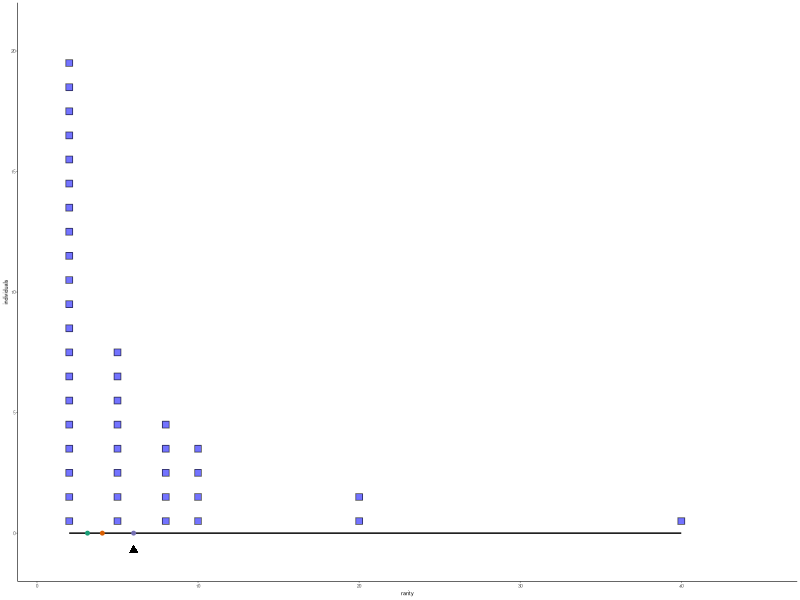

The R source for this figure: (Note: this script raises an error after producing the figure.)
library(tidyverse)
library(ggthemes)

## TODO
## OPTIONAL: color the species (so that stacking becomes clear)

#figure out how to shrink according to viewport rather than device size, and do it to all things rather than just some, would allow easier integration into multi-panel figures

## might want to do get text and axis widths to scale with device/viewport. currently base_size argument can control manually

## flexibly design multipaneled figures: https://cran.r-project.org/web/packages/ggplot2/vignettes/extending-ggplot2.html

## think about squeezing when rarities aren't equal but are close s.t. boxes overlap... maybe go back to lines (or make an option?) (Or a smart option that can calculate whether overlap occurs?)

## along similar lines, consider including an optional argument for plotting in local graphics device vs. the nice version to pdf, where some compromises in the former to enable flexibility, but don't make those sacrifices when printing to file. 

## select colors for reference points http://colorbrewer2.org/#type=qualitative&scheme=Dark2&n=3


library(scales) # trans_new() is in the scales library

epsPretty <- 0
offStart <- 0

#transformation and back-transformation functions
pfun=function(x, pow, offset=offStart){
	if (pow==0) return(log(x))
	r <- sign(pow)*(x+offset)^pow
	return(r)
}

ipfun=function(x, pow, offset=offStart){
	if (pow==0) return(exp(x))
	r <- sign(pow)*(x)^(1/pow)
	return(r)
}

# Diversity function 
dfun<-function(ab, l){
	rp <- ab/sum(ab)
	return(ipfun(sum(rp*pfun(1/rp, l)),l))
}

# round numbers, more aggressively the larger they are
prettify <- function(breaks){
    digits <- -floor(log10(abs(breaks))) + 1
    digits[breaks == 0] <- 0
    return((round(breaks, digits = digits))[round(breaks, digits = digits)!=(-Inf)]) #klugey fix to -Inf
}

#function for scales
power_trans = function(pow) trans_new(name="power"
   , transform = function(x) pfun(x, pow)
	, inverse = function(x) ipfun(x, pow)
	, breaks = function(x) prettify(
		trans_breaks(
			function(x) pfun(x, pow), function(x) ipfun(x, pow), n = 6
		)(c(epsPretty,x)*1.1)
	)
   , domain = c(1, 10000)
)

# replicate to make stacks with geom_point
fancy_rep<-function(df){
    return(data.frame(df[rep(1:nrow(df), df$abundance),])
           %>% group_by(abundance) %>% mutate(gr=1:length(abundance))
    )
}

base_plot <- function(abundance, pointScale
                      , fill_col="lightgrey" #can set to match communities
                      , y_extent=max(max(abundance),15) #how tall to draw y
                      , x_max=sum(abundance)/min(abundance) #plots a point to extend x
                      , x_min=sum(abundance)/max(abundance) # point to exted x
                      , base_size=24 #controls text size, default for 7" sq plotting device
                      , noco=1 #number of columns, shrinks text and point size proportional to number of panels
                      ){
    #0.0353 is approximate points to cm conversion (a little less than 3 pts per mm)
    #11.25 is empirically derived scaling factor. Seems like stuff below axis is about 2.5* height of 1 line of text
    pointScale<-(11.25*(min(dev.size("cm"))/noco-(2.5*0.0353*base_size)))
    pointsize <- pointScale/(y_extent)
	
    #make plotting data
    rf <- tibble(names = as.factor(1:length(abundance))
		, abundance
		, rarity = sum(abundance)/abundance
	)
	rfrepeated <-fancy_rep(rf) 

	#0.5; shape is centered on  x,y; offset so it rests upon it
	goff <- 0.5

	#ggplot command to generate basic plot object
	base <- (ggplot(rfrepeated, aes(x=rarity, y=abundance))
	    #bricks
		+ geom_point(aes(y=gr-goff, alpha=0.2), size=pointsize, fill=fill_col
		             , shape=22, color="black", stroke=0.5) 
		# plank
		+ geom_segment(
			aes(x, y, xend=xend, yend=yend)
			, data=data.frame(
				x=c(min(rf$rarity))
				, y=c(0)
				, xend=c(max(rf$rarity))
				, yend=c(0)
			)
		)
		
#fix plank location and add space above and below data range
		+scale_y_continuous(
		    expand=c(0,0)
		    , limits=c(y_extent-1.1*y_extent, 1.1*y_extent)
		)
    	+ labs(y="individuals")
	)
	return(theme_plot(base, base_size=base_size, noco=noco))
}

theme_plot <- function(p, base_size=24, noco=1,...){
	return(p
		+ theme_tufte(base_family = "sans", base_size=base_size/noco)
		+ theme(legend.position="none")
		+ theme(
			axis.line.x = element_line(
				colour = 'black', size=0.2, linetype='solid'
			), axis.line.y =  element_line(
				colour = 'black', size=0.2, linetype='solid'
			)
		)
	)
}

#rescales x-axis
scale_plot <- function(ab, ell, fill_col="lightgrey", y_extent=max(max(ab), 15)
                       , x_max=sum(ab)/min(ab), x_min=sum(ab)/max(ab), noco=1,...){
	return (base_plot(ab, fill_col=fill_col, y_extent=y_extent
	                  , x_max=x_max, x_min=x_min, noco=noco, ...) 
		+ scale_x_continuous(trans=power_trans(pow=ell))
		#allows for x min and max points to determine axes
		+ geom_point(aes(x,y), data=tibble(x=c(x_max, x_min), y=c(0,0)), color="white", alpha=0)
		)
}

#plots reference points at means with power ell
mean_points <- function(ab, ell, noco=1){
    ab<-ab[ab!=0]
	div <- Vectorize(dfun, vectorize.args=("l"))(ab, ell)
	return(geom_point(
		data=tibble(x=div, y=0*div, clr=1:length(div))
		, aes(x, y, color=as.factor(clr))
		,size=0.2*min(dev.size("cm"))/noco
	))
}

#plot the fulcrum
fulcrum<-function(ab, ell, y_extent=max(max(ab), 15), x_max=1
                  , x_min=1, fill_col="light_grey", base_size=24, noco=1){
    ab<-ab[ab!=0]
    div <- dfun(ab, ell)
    print(div)
    return(geom_point(
        data=tibble(x=div, y=-0.035*y_extent) # gets fulcrum point close. 
        , size=(0.48*min(dev.size("cm"))-(2.5*0.0353*base_size))/noco #scales with plotting device and number of columns
        # , size=rel(0.3)
        , shape=17
        , aes(x, y) 
    )
    )
}

#construct the full plot for scale ell, with reference means=means
rarity_plot <- function(ab, ell, means=-1:1, noco=1, ...){
    ab<-ab[ab!=0]
	return(
		scale_plot(ab, ell, noco=noco,...) 
		+ mean_points(ab, means, noco=noco)
		+ fulcrum(ab, ell, noco=noco, ...)
		+ scale_color_brewer(type="qual", palette="Dark2") 
	)
}

#one option for plotting all three plots for l=-1:1, with reference points at integer l 
rarity_series <- function(ab, lrange=-1:1, means=lrange,...){
	for(l in lrange){
		print(rarity_plot(ab, l, means,...))
	}
}

#convenience function to omit all y-axis elements for constructing multi-panel plots
omit_y<-function(p){
    return(p
           +theme(axis.text.y=element_text(color="white")
                  , axis.title.y=element_text(color="white")
                  , axis.ticks.y = element_blank(), axis.line.x=element_line(
                      colour = 'black', size=0.2, linetype='solid'
                  )))
}


#some SADs to play with

# ab <- c(20, 15, 9, 3, 2, 1, 1) #includes stacking
ab<-c(20,8,5,4,2,1) #candidate for user's guide
# ab <- c(100, 20, 15, 9, 3, 2, 1, 1)
# ab<-c(50,30,20,0,0,0)
# ab<-c(4,3,2)   
# ab <- c(20, 15, 9, 3, 2, 1, 1,0,0)
# ab <- c(200,100, 20, 15, 9, 3, 2, 1, 1)
# ab<-floor(exp(rnorm(50, 4,1.5)))

quartz()
p<-rarity_plot(ab, 1, fill_col="blue", x_min=1, x_max=45, noco=3, base_size=12)
grid.arrange(p, omit_y(p), omit_y(p), p, omit_y(p), omit_y(p), p, omit_y(p), omit_y(p))
grid.arrange(p,p,p,p,p,p,p,p)
# rarity_series(ab=ab, 1:-1)
